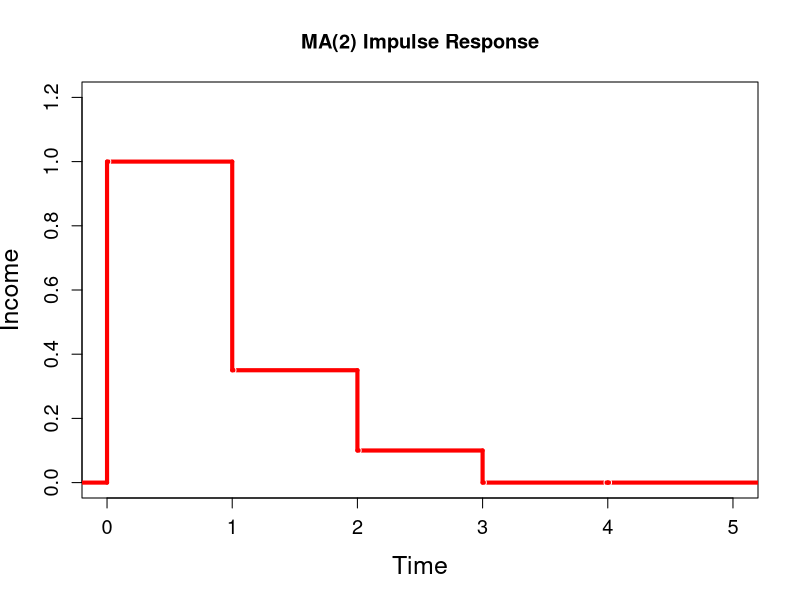
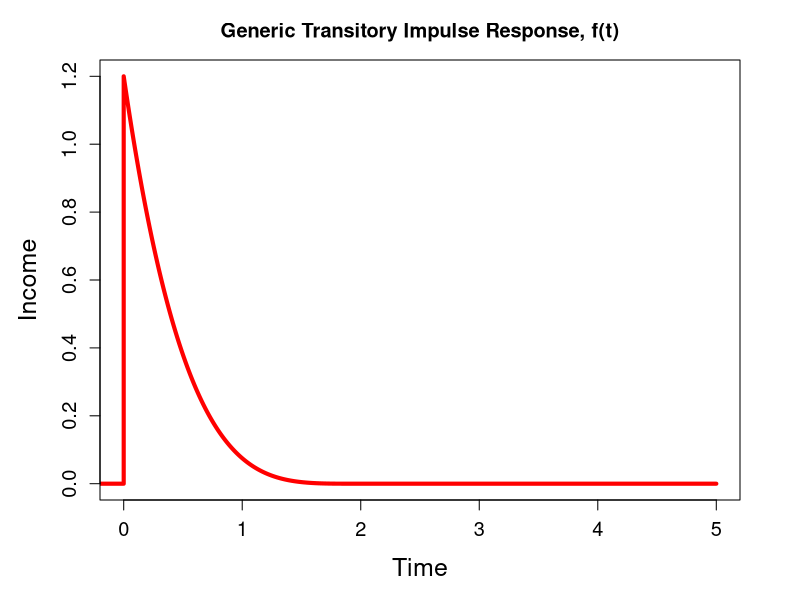
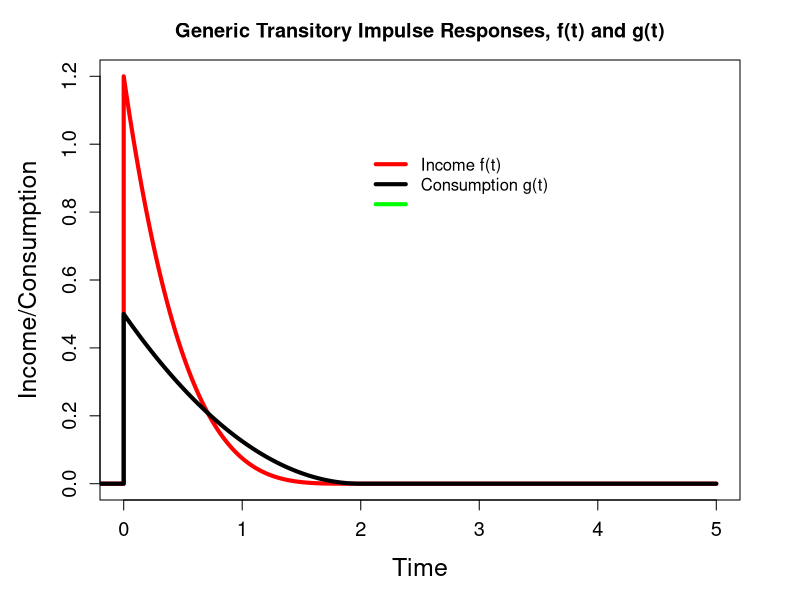
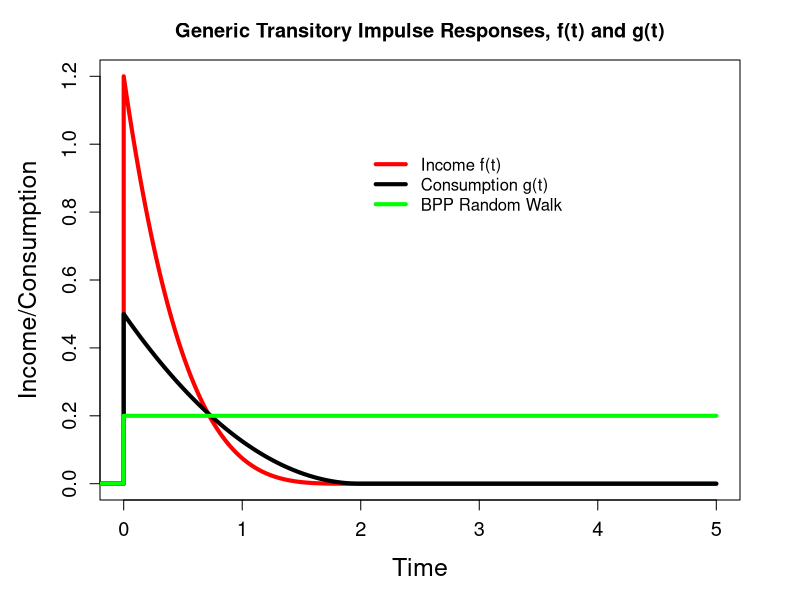
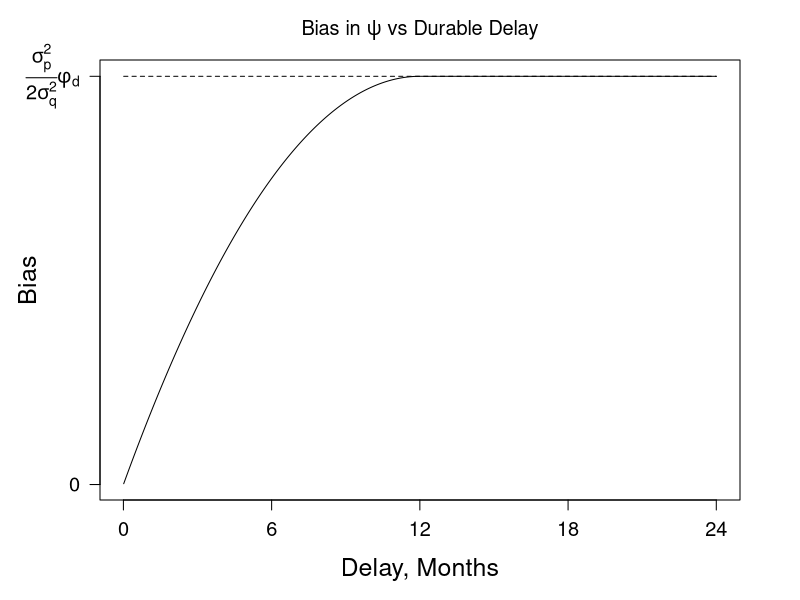

Source code (R) for these figures, in order:
# Draw a time aggregated random walk (4 subperiods)

figures_dir = "C:/Users/edmun/OneDrive/Documents/Research/Denmark/IncomeUncertaintyGit/Code/Rcode/Figures/"
par(cex.axis=1.2,cex.lab=1.5)
# 
# N_sub =50
# N_period =7
# N_subperiods =N_sub*N_period
# time = (1:(N_subperiods))/N_sub
# #shocks = rnorm(N_subperiods,0,1)
# underlying = cumsum(shocks)-mean(cumsum(shocks))
# time_agg = underlying*0.0
# for (T in 1:N_period){
#   t = (T-1)*N_sub+1
#   time_agg[t:(t+N_sub-1)]=mean(underlying[t:(t+N_sub-1)])
# }
# 
# plot(time, underlying, type="l")
# plot(time, time_agg)
# 
# time_agg_func=stepfun(time[1:(N_subperiods-1)], time_agg)
# underlying_func=stepfun(time[1:(N_subperiods-1)], underlying)
# 
# plot(time_agg_func, time, xlim= c(0,N_period),ylim=c(min(underlying),max(underlying)),col="red", col.points=FALSE, verticals=TRUE,lwd=4,xlab="Time",ylab="Income",main="Time Aggregated Random Walk")
# lines(underlying_func, time, xlim= c(0,N_period), col.points=FALSE, verticals=TRUE)
# dev.print(pdf, paste(figures_dir,'timeagg_rw.pdf'))

#Now do MA(2) plot
theta1 = 0.35
theta2 = 0.1

impulse_response_MA2=stepfun(0:4, c(0,1,theta1,theta2,0,0))
plot(impulse_response_MA2, 0:4, xlim= c(0,5),ylim=c(0,1.2),col="red", col.points=FALSE, verticals=TRUE,lwd=4,xlab="Time",ylab="Income",main="MA(2) Impulse Response")
dev.print(pdf, paste(figures_dir,'MA2.pdf',sep=""))

x = (0:1000)/1000*5
y = 1.2/16.0*(pmin(x-2,0))^4
c = 0.5*0.25*(pmin(x-2,0))^2
cBPP = c*0.0 + 0.2

x=c((-20:0)/(20.0*5),x)
y=c((-20:0)*0.0,y)
c=c((-20:0)*0.0,c)
cBPP=c((-20:0)*0.0,cBPP)

par(mar=c(5,5,3,3))
plot(x,y, xlim= c(0,5),ylim=c(0,1.2),col="red",type="l",lwd=4,xlab="Time",ylab="Income",main="Generic Transitory Impulse Response, f(t)")
dev.print(pdf,  paste(figures_dir,'GenericTransitory.pdf',sep=""))

par(mar=c(5,5,3,3))
plot(x,y, xlim= c(0,5),ylim=c(0,1.2),col="red",type="l",lwd=4,xlab="Time",ylab="Income/Consumption",main="Generic Transitory Impulse Responses, f(t) and g(t)")
lines(x,c, xlim= c(0,5),ylim=c(0,1.2),col="black",type="l",lwd=4,xlab="Time",ylab="Income/Consumption",main="Generic Transitory Impulse Response, f(t)")
legend(2.0,1.0, legend=c("Income f(t)", "Consumption g(t)",""),col=c("red","black","green"),lty=1,lwd=4,bty="n")

dev.print(pdf,  paste(figures_dir,'GenericTransitoryConsumption.pdf',sep=""))

par(mar=c(5,5,3,3))
plot(x,y, xlim= c(0,5),ylim=c(0,1.2),col="red",type="l",lwd=4,xlab="Time",ylab="Income/Consumption",main="Generic Transitory Impulse Responses, f(t) and g(t)")
lines(x,c, xlim= c(0,5),ylim=c(0,1.2),col="black",type="l",lwd=4,xlab="Time",ylab="Income/Consumption",main="Generic Transitory Impulse Response, f(t)")
lines(x,cBPP, xlim= c(0,5),ylim=c(0,1.2),col="green",type="l",lwd=4,xlab="Time",ylab="Income/Consumption",main="Generic Transitory Impulse Response, f(t)")
legend(2.0,1.0, legend=c("Income f(t)", "Consumption g(t)","BPP Random Walk"),col=c("red","black","green"),lty=1,lwd=4,bty="n")
dev.print(pdf,  paste(figures_dir,'GenericTransitoryConsumptionWithBPP.pdf',sep=""))


######################################################################
# Plot showing how delayed durable response changes with the length of delay
num_points = 1000
x = c(1:num_points)/num_points
y = (2*x-x^2)
x = c(x,x+1)
y = c(y, y*0+1)
y2 = c(y*0+1)
#dev.new()
par(mar=c(5,5,3,3))
plot(x*12,y,type="l",xlab="Delay, Months",ylab="Bias",xaxt="n",yaxt="n",main=expression(paste("Bias in ",psi," vs Durable Delay")))
lines(x*12,y2,lty="dashed")
axis(side = 1, at = c(0,6,12,18,24))
axis(side = 2, at = c(0,1), labels = c("0",expression(paste(frac(sigma[p]^2,2*sigma[q]^2),phi[d]))), las=1)
#dev.copy(png, paste(figures_dir,'DurableBias.png',sep=""))
#dev.off()
dev.print(pdf,  paste(figures_dir,'DurableBias.pdf',sep=""))
